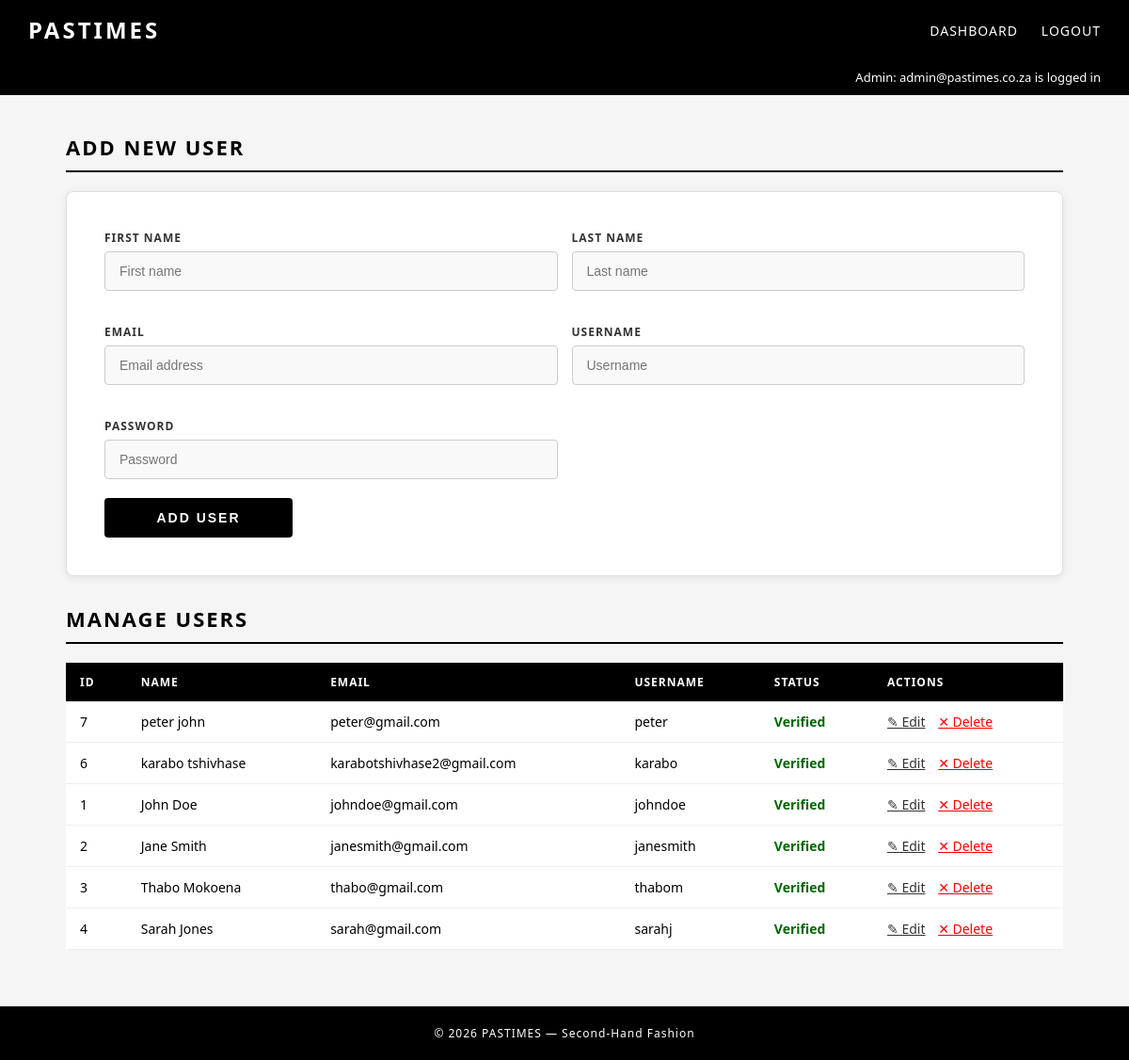
Screenshot of /adminDashboard.php (signed in) with the database file from the repository.
### tables this page shows
CREATE TABLE `tbluser` (
  `userID` int(11) NOT NULL,
  `firstName` varchar(50) NOT NULL,
  `lastName` varchar(50) NOT NULL,
  `email` varchar(100) NOT NULL,
  `username` varchar(50) NOT NULL,
  `password` varchar(255) NOT NULL,
  `status` enum('pending','verified') DEFAULT 'pending',
  `createdAt` datetime DEFAULT current_timestamp()
);

### adminDashboard.php (the view, shortened to what this page needs)
<?php
include('DBConn.php');
$users = $conn->query("SELECT * FROM tblUser ORDER BY status ASC, createdAt DESC");
?>
<!DOCTYPE html>
<html lang="en">
<head>
    <link rel="stylesheet" href="css/style.css">
</head>
<body>
<nav>
    <a href="index.php" class="logo">PASTIMES</a>
    <ul>
        <li><a href="adminDashboard.php">Dashboard</a></li>
        <li><a href="adminLogout.php">Logout</a></li>
    </ul>
</nav>
<div class="user-bar">
    Admin: <?php echo htmlspecialchars($_SESSION['adminEmail']); ?> is logged in
</div>
<div class="container">
    <h2>Add New User</h2>
    <div class="card" style="max-width:100%; margin-bottom:30px;">
        <form method="POST" action="adminDashboard.php">
            <div style="display:grid; grid-template-columns:1fr 1fr; gap:15px;">
                <div class="form-group">
                    <label>First Name</label>
                    <input type="text" name="firstName" required placeholder="First name">
                </div>
                <div class="form-group">
                    <label>Last Name</label>
                    <input type="text" name="lastName" required placeholder="Last name">
                </div>
                <div class="form-group">
                    <label>Email</label>
                    <input type="email" name="email" required placeholder="Email address">
                </div>
                <div class="form-group">
                    <label>Username</label>
                    <input type="text" name="username" required placeholder="Username">
                </div>
                <div class="form-group">
                    <label>Password</label>
                    <input type="password" name="password" required placeholder="Password">
                </div>
            </div>
            <button type="submit" name="addUser" class="btn-primary"
                    style="max-width:200px;">Add User</button>
        </form>
    </div>
    <h2>Manage Users</h2>
    <table class="data-table">
        <tr>
            <th>ID</th>
            <th>Name</th>
            <th>Email</th>
            <th>Username</th>
            <th>Status</th>
            <th>Actions</th>
        </tr>
        <?php while ($user = $users->fetch_assoc()): ?>
        <tr>
            <td><?php echo $user['userID']; ?></td>
            <td><?php echo htmlspecialchars($user['firstName'] . ' ' . $user['lastName']); ?></td>
            <td><?php echo htmlspecialchars($user['email']); ?></td>
            <td><?php echo htmlspecialchars($user['username']); ?></td>
            <td>
                <?php if ($user['status'] === 'pending'): ?>
                    <span style="color:#cc0000; font-weight:600;">Pending</span>
                <?php else: ?>
                    <span style="color:#006600; font-weight:600;">Verified</span>
                <?php endif; ?>
            </td>
            <td>
                <a href="adminDashboard.php?edit=<?php echo $user['userID']; ?>"
                   style="color:#333; margin-right:10px;">✎ Edit</a>
                <a href="adminDashboard.php?delete=<?php echo $user['userID']; ?>"
                   style="color:red;"
                   onclick="return confirm('Are you sure you want to delete this user?')">
                   ✕ Delete</a>
            </td>
        </tr>
        <?php endwhile; ?>
    </table>
</div>
<footer>
    <p>&copy; 2026 PASTIMES — Second-Hand Fashion</p>
</footer>
</body>
</html>

### css/style.css (style rules this page uses)
* { margin: 0; padding: 0; box-sizing: border-box; }
body { font-family: 'Segoe UI', Tahoma, Geneva, Verdana, sans-serif; background-color: #f5f5f5; color: #000000; }
nav { background-color: #000000; padding: 15px 30px; display: flex; justify-content: space-between; align-items: center; }
nav .logo { color: #ffffff; font-size: 24px; font-weight: bold; letter-spacing: 3px; text-decoration: none; }
nav ul { list-style: none; display: flex; gap: 25px; }
nav ul li a { color: #ffffff; text-decoration: none; font-size: 14px; letter-spacing: 1px; text-transform: uppercase; }
.card { background-color: #ffffff; border: 1px solid #e0e0e0; border-radius: 8px; padding: 40px; width: 100%; max-width: 450px; box-shadow: 0 2px 10px rgba(0,0,0,0.08); }
.form-group { margin-bottom: 20px; }
.form-group label { display: block; font-size: 12px; font-weight: 600; text-transform: uppercase; letter-spacing: 1px; margin-bottom: 6px; color: #333333; }
.form-group input { width: 100%; padding: 12px 15px; border: 1px solid #cccccc; border-radius: 4px; font-size: 14px; background-color: #f9f9f9; transition: border 0.2s; }
.btn-primary { width: 100%; padding: 13px; background-color: #000000; color: #ffffff; border: none; border-radius: 4px; font-size: 14px; font-weight: 600; letter-spacing: 2px; text-transform: uppercase; cursor: pointer; transition: background 0.2s; }
.data-table { width: 100%; border-collapse: collapse; margin-top: 20px; background-color: #ffffff; }
.data-table th { background-color: #000000; color: #ffffff; padding: 12px 15px; text-align: left; font-size: 12px; letter-spacing: 1px; text-transform: uppercase; }
.data-table td { padding: 12px 15px; border-bottom: 1px solid #eeeeee; font-size: 14px; }
.container { max-width: 1100px; margin: 40px auto; padding: 0 20px; }
.container h2 { font-size: 22px; letter-spacing: 2px; text-transform: uppercase; margin-bottom: 20px; border-bottom: 2px solid #000000; padding-bottom: 10px; }
.user-bar { background-color: #000000; color: #ffffff; padding: 10px 30px; font-size: 13px; text-align: right; }
footer { background-color: #000000; color: #ffffff; text-align: center; padding: 20px; font-size: 12px; letter-spacing: 1px; margin-top: 60px; }

### rows the page displays
tbluser: userID "7", firstName+lastName "peter john", email "peter@gmail.com", username "peter", status "Verified"
tbluser: userID "6", firstName+lastName "karabo tshivhase", email "karabotshivhase2@gmail.com", username "karabo", status "Verified"
tbluser: userID "1", firstName+lastName "John Doe", email "johndoe@gmail.com", username "johndoe", status "Verified"
tbluser: userID "2", firstName+lastName "Jane Smith", email "janesmith@gmail.com", username "janesmith", status "Verified"
tbluser: userID "3", firstName+lastName "Thabo Mokoena", email "thabo@gmail.com", username "thabom", status "Verified"
tbluser: userID "4", firstName+lastName "Sarah Jones", email "sarah@gmail.com", username "sarahj", status "Verified"

### other values shown
$_SESSION['adminEmail'] "admin@pastimes.co.za"
